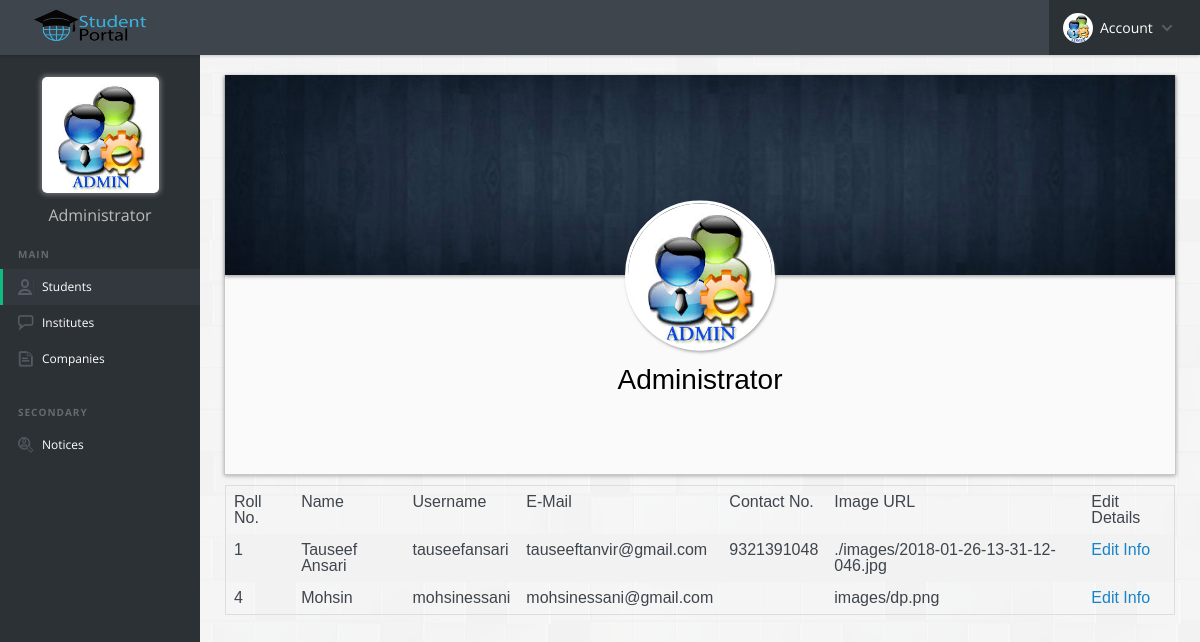
The app's page /admin.php with its own data.
### tables this page shows
CREATE TABLE `user` (
  `id` int(11) NOT NULL,
  `name` varchar(100) NOT NULL,
  `user_name` varchar(20) NOT NULL,
  `email_id` text NOT NULL,
  `password` varchar(32) NOT NULL,
  `contact_no` varchar(15) NOT NULL,
  `user_type` enum('student','institute','company') NOT NULL,
  `img_url` varchar(255) NOT NULL DEFAULT 'images/dp.png'
);

### admin.php (the view, shortened to what this page needs)
<?php
  include 'config.php';
?>
<!DOCTYPE html>
<html lang="en">
<head>
  <link rel="stylesheet" href="css/reset.css">
  <link rel="stylesheet" href="css/style.css">
  <link rel="stylesheet" href="css/media.css">
  <link rel="stylesheet" href="css/profile.css">
</head>
<body>
  <header class="cd-main-header">
    <a href="admin.php" class="cd-logo"><img src="images/logo.png" alt="Logo"></a>
    <nav class="cd-nav">
      <ul class="cd-top-nav">
        <li class="has-children account">
          <a href="#">
            <img src="images/avatar-01.jpg">
            Account
          </a>
        </li>
      </ul>
    </nav>
  </header>
  <main class="cd-main-content">
    <nav class="cd-side-nav">
      <ul>
        <li class="nav-dp"><a class="dp"><img src="images/avatar-01.jpg"></a></li>
        <li class="nav-name"><h1>Administrator</h1></li>
        <li class="cd-label">Main</li>
        <li class="profile active">
          <a href="admin.php">Students</a>
        </li>
        <li class="messages">
          <a href="admininstitute.php">Institutes</span></a>
        </li>
        <li class="has-children documents">
          <a href="admincompany.php">Companies</a>
        </li>
      </ul>
      <ul>
        <li class="cd-label">Secondary</li>
        <li class="jobs">
          <a href="notices.php">Notices</a>
        </li>
      </ul>
        <br><br>
        <center>
        <iframe width="120px" height="60px" scrolling="no" src="clock.html"></iframe>
        </center>
    </nav>
    <div class="content-wrapper">
      <div class="profile-container">
        <div class="info-box">
          <img id="pro-timeline" src="images/pro-timeline.jpg"></img>
          <div class="pro-title">
                  <center><img class="profile-image" src="images/avatar-01.jpg">
                   <p id="pro-name">Administrator</p></center>
                </div>
              <div class="pro-education student">
                <div style="overflow-x:auto;">
  <table>
    <tr>
      <th>Roll No.</th>
      <th>Name</th>
      <th>Username</th>
      <th>E-Mail</th>
      <th>Contact No.</th>
      <th>Image URL</th>
      <th>Edit Details</th>
    </tr>
    <?php
      $query=mysqli_query($connection,"SELECT * FROM user WHERE user_type='student'");
      while($row=mysqli_fetch_array($query))
      {
    ?>
    <tr>
      <td><?php echo $row['id']; ?></td>
      <td><?php echo $row['name']; ?></td>
      <td><?php echo $row['user_name']; ?></td>
      <td><?php echo $row['email_id']; ?></td>
      <td><?php echo $row['contact_no']; ?></td>
      <td><?php echo $row['img_url']; ?></td>
      <td><a href="adminsetting.php?user=<?php echo $row['id'];?>">Edit Info</a></td>
    </tr>
    <?php
  }
    ?>
  </table>
</div>
              </div>
    </div>
  </main>
</body>
</html>

### css/profile.css (style rules this page uses)
.profile-container { display: block; font-family: helvetica; width: 100%; }
.profile-container > div { border:1px solid rgba(0,0,0,0.2); border-top:none; box-shadow: 0px 1px 4px rgba(0,0,0,0.3); background-color: rgb(250,250,250); margin:20px auto; }
.profile-image { height: 150px; width: 150px; border-radius: 50%; margin:0.5%; border:3px solid white; box-shadow: 1px 2px 3px rgba(100,100,100,0.5); }
div.info-box { max-height: 400px; }
img#pro-timeline { width: 100%; max-height: 200px; box-shadow: 0px 2px 3px rgba(0,0,0,0.3); }
div.pro-title { position: relative; transform: translateY(-40%); }
p#pro-name { color: black; font-size: 28px; font-family: helvetica; padding: 8px; }

### admin.php (style rules this page uses)
table { border-collapse: collapse; border-spacing: 0; width: 100%; border: 1px solid #ddd; }
th, td { text-align: left; padding: 8px; }
tr:nth-child(even) { background-color: #f2f2f2 }

### records on screen
user: id "1", name "Tauseef Ansari", user_name "tauseefansari", email "tauseeftanvir@gmail.com", contact_no "9321391048", img_url "./images/2018-01-26-13-31-12-046.jpg"
user: id "4", name "Mohsin", user_name "mohsinessani", email "mohsinessani@gmail.com", img_url "images/dp.png"
